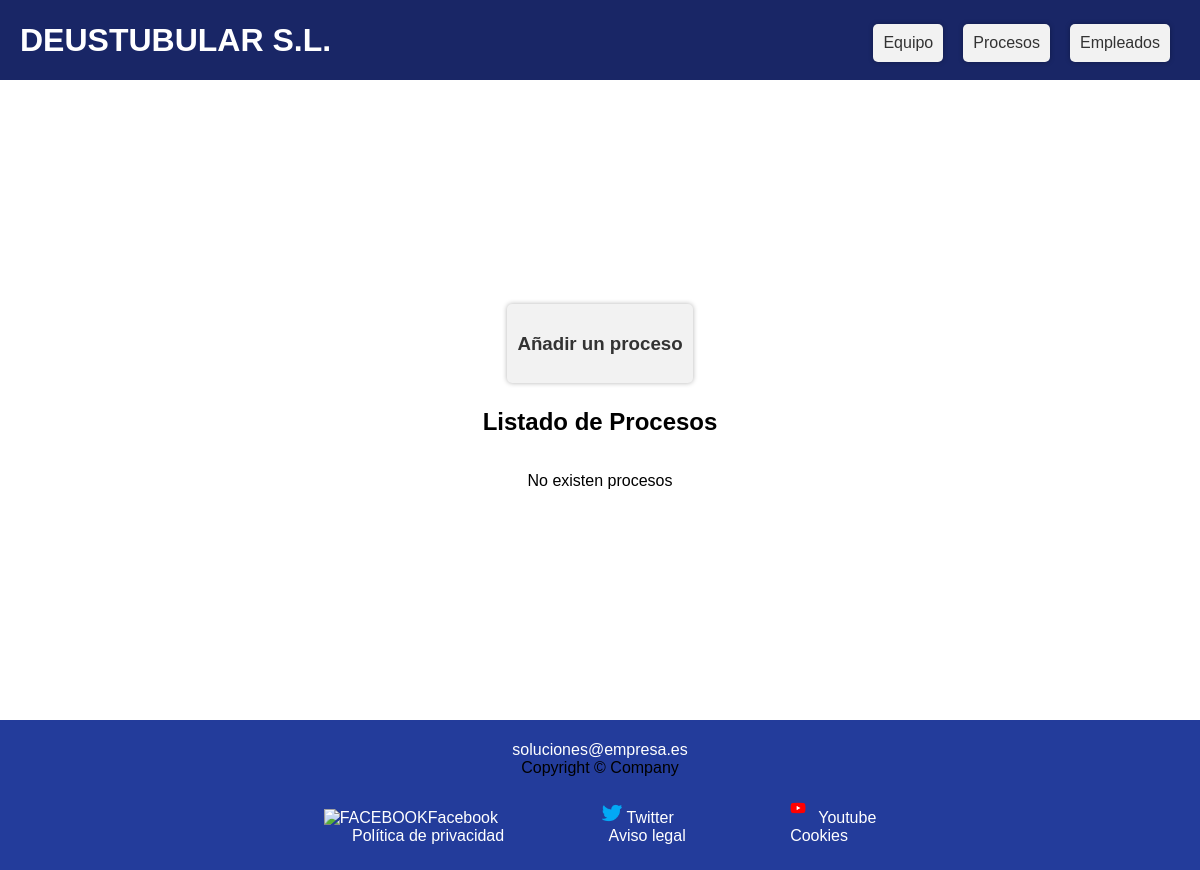
Page /appdeustutub/procesos/ on the earlier database version.
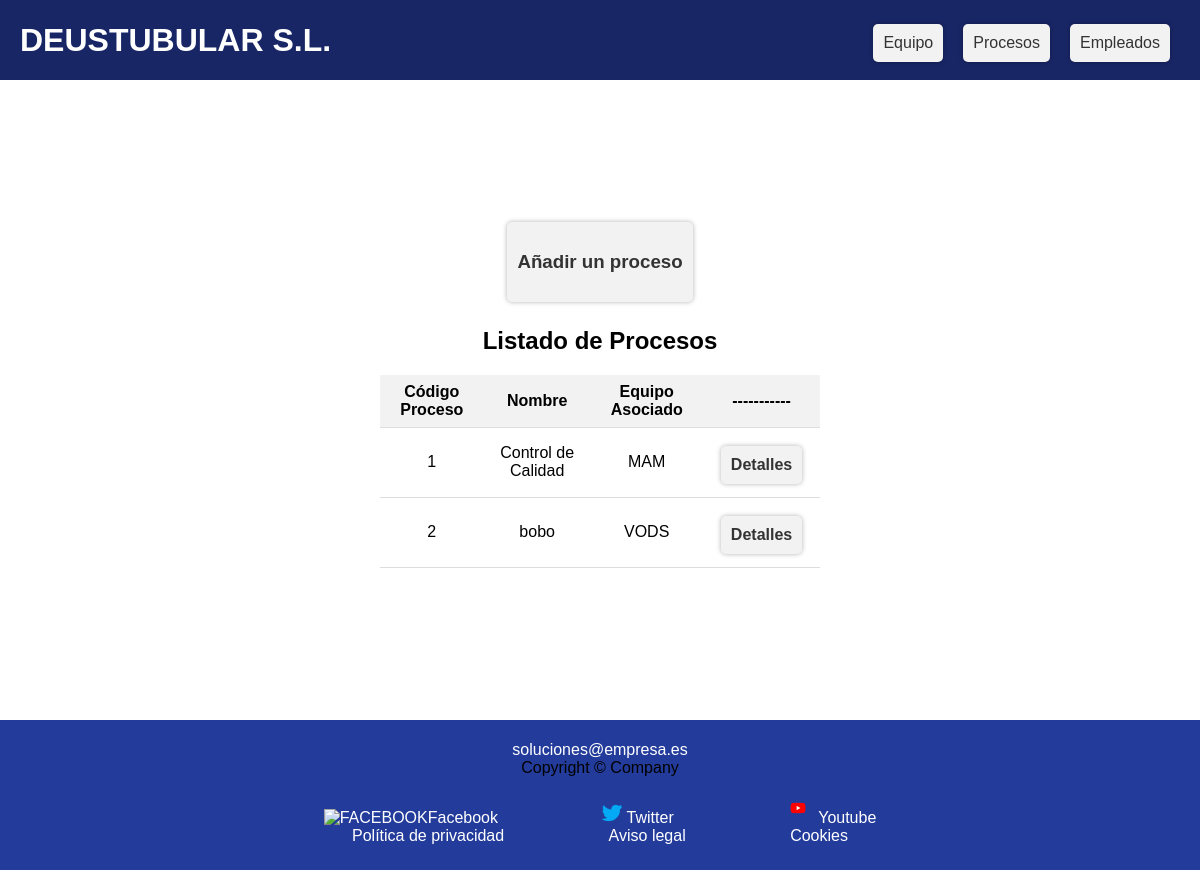
Same page on the later database version.
### appdeustutub/models.py (models this page shows, shortened)
class Proceso(models.Model):
    equipo = models.ForeignKey(Equipo, on_delete=models.CASCADE)
    codOrdenFabricacion = models.IntegerField(default=0)
    codigoProceso = models.IntegerField(default=0)
    nombreProceso = models.CharField(max_length=100)
    referencia = models.CharField(max_length=100)
    fechaInicio = models.DateField()
    fechaFin = models.DateField()

class Equipo(models.Model):
    modelo = models.CharField(max_length=100)
    marca = models.CharField(max_length=100)
    categoria = models.ForeignKey(Categoria, on_delete=models.CASCADE)
    fecha_adquisicion = models.DateField()
    fecha_instalacion = models.DateField()
    def __str__(self):
        return self.marca

### appdeustutub/views.py (the view)
# urls.py: path('procesos/', views.index_proceso, name='index_proceso'),
def index_proceso(request):
    procesos = Proceso.objects.order_by('nombreProceso')
    context = {'lista_procesos': procesos}
    return render(request, 'index_proceso.html', context)

### appdeustutub/templates/index_proceso.html (shortened to what this page needs)
{% extends "base.html" %}
{% load static %}
{% block contenido %}
<div id="content">
    <ul>
        <li><a href="{% url 'add_proceso' %}"><strong>
                    <h3>Añadir un proceso</h3>
                </strong></a></li>
    </ul>
    <h2>Listado de Procesos</h2>
    <ul>
        {% if lista_procesos %}
        <table>
            <thead>
                <tr>
                    <th>Código Proceso</th>
                    <th>Nombre</th>
                    <th>Equipo Asociado</th>
                    <th>-----------</th>
                </tr>
            </thead>
            <tbody>
                {% for proceso in lista_procesos %}
                <tr>
                    <td>{{ proceso.codigoProceso }}</td>
                    <td>{{ proceso.nombreProceso }}</td>
                    <td>{{ proceso.equipo }}</td>
                    <td>
                        <ul>
                           <li><a href="{% url 'detail_proceso' proceso.id %}"><strong>Detalles</strong></a></li>
                        </ul>
                    </td>
                </tr>
                {% endfor %}
            </tbody>
        </table>
        {% else %}
        <p>No existen procesos</p>
        {% endif %}
</div>
{% endblock %}

Differences in the rows shown:
added Proceso: codigoProceso "1", nombreProceso "Control de Calidad", equipo "MAM"
added Proceso: codigoProceso "2", nombreProceso "bobo", equipo "VODS"
Other differences:
text no longer shown: "No existen procesos"
text now shown: "Código Proceso Nombre Equipo Asociado -----------"
